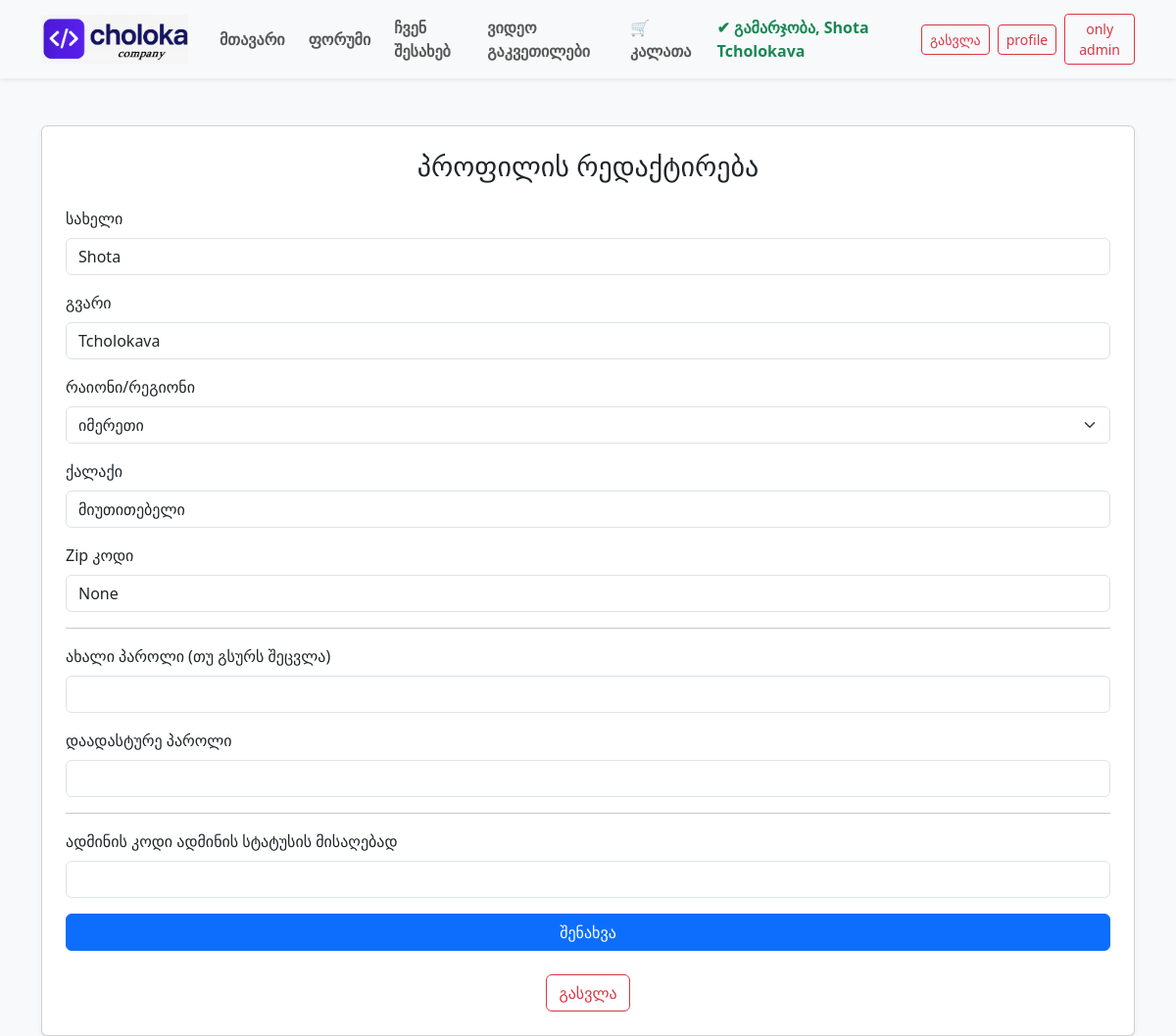
The app's page /profile (signed in) with its own data.
### app.py (models this page shows)
class User(db.Model):
    id = db.Column(db.Integer, primary_key=True)
    name = db.Column(db.String(100), nullable=False)
    surname = db.Column(db.String(100), nullable=False)
    email = db.Column(db.String(150), unique=True, nullable=False)
    city = db.Column(db.String(100), nullable=False)
    state = db.Column(db.String(50), nullable=False)
    zip_code = db.Column(db.String(20), nullable=True)
    password_hash = db.Column(db.String(200), nullable=False)
    is_admin = db.Column(db.Boolean, default=False)
    created_at = db.Column(db.DateTime, default=datetime.utcnow)

### app.py (the view, shortened to what this page needs)
@app.route('/profile', methods=['GET', 'POST'])
def profile():
    user_id = session.get('user_id')
    if not user_id:
        flash("გთხოვთ გაიარეთ ავტორიზაცია", "warning")
        return redirect(url_for('login', next=request.path))
    user = User.query.get(user_id)
    if not user:
        flash("მომხმარებელი ვერ მოიძებნა", "danger")
        return redirect(url_for('login'))
    return render_template('profile.html', user=user)

### templates/profile.html (shortened to what this page needs)
<!DOCTYPE html>
<html lang="ka">
<head>
  <link href="https://cdn.jsdelivr.net/npm/bootstrap@5.3.0/dist/css/bootstrap.min.css" rel="stylesheet">
  {% include 'base.html' %}
</head>
<body class="bg-light">
<div class="container mt-5">
  <div class="card shadow-sm p-4">
    <h3 class="mb-4 text-center">პროფილის რედაქტირება</h3>
    <form method="POST">
      <div class="mb-3">
        <label class="form-label">სახელი</label>
        <input type="text" name="name" class="form-control" value="{{ user.name | default('') }}" required>
      </div>
      <div class="mb-3">
        <label class="form-label">გვარი</label>
        <input type="text" name="surname" class="form-control" value="{{ user.surname | default('') }}" required>
      </div>
      <div class="mb-3">
        <label for="state" class="form-label">რაიონი/რეგიონი</label>
        <select id="state" class="form-select" name="state" required>
          {% set regions = ['იმერეთი', 'კახეთი', 'სამეგრელო', 'აფხაზეთი', 'გურია', 'სვანეთი', 'რაჭა', 'აჭარა', 'შიდა ქართლი', 'ქვემო ქართლი', 'სამცხე-ჯავახეთი'] %}
          {% for region in regions %}
            <option value="{{ region }}" {% if user.state == region %}selected{% endif %}>{{ region }}</option>
          {% endfor %}
        </select>
      </div>
      <div class="mb-3">
        <label class="form-label">ქალაქი</label>
        <input type="text" name="city" class="form-control" value="{{ user.city | default('') }}">
      </div>
      <div class="mb-3">
        <label class="form-label">Zip კოდი</label>
        <input type="text" name="zip_code" class="form-control" value="{{ user.zip_code | default('') }}">
      </div>
      <hr>
      <div class="mb-3">
        <label class="form-label">ახალი პაროლი (თუ გსურს შეცვლა)</label>
        <input type="password" name="new_password" class="form-control">
      </div>
      <div class="mb-3">
        <label class="form-label">დაადასტურე პაროლი</label>
        <input type="password" name="confirm_password" class="form-control">
      </div>
     <hr>
      <div class="mb-3">
    <label for="admin_code" class="form-label">ადმინის კოდი ადმინის სტატუსის მისაღებად</label>
    <input type="password" class="form-control" id="admin_code" name="admin_code">
      </div>
      <button type="submit" class="btn btn-primary w-100">შენახვა</button>
    </form>
    <div class="mt-4 text-center">
      <a href="{{ url_for('logout') }}" class="btn btn-outline-danger">გასვლა</a>
    </div>
  </div>
</div>
</body>
</html>

### templates/base.html (shortened to what this page needs)
<nav class="navbar navbar-expand-lg navbar-light bg-light shadow-sm sticky-top">
  <div class="container">
    <a class="navbar-brand d-flex align-items-center fw-bold" href="/">
      <img src="{{ url_for('static', filename='logo.png') }}" alt="logo" width="150" height="50" class="me-2">
    </a>
    <div class="collapse navbar-collapse justify-content-end" id="navbarMenu">
      <ul class="navbar-nav align-items-center gap-2">
        <li class="nav-item"><a class="nav-link fw-semibold" href="/form1">მთავარი</a></li>
        <li class="nav-item"><a class="nav-link fw-semibold" href="/forum">ფორუმი</a></li>
        <li class="nav-item"><a class="nav-link fw-semibold" href="/about">ჩვენ შესახებ</a></li>
        <li class="nav-item"><a class="nav-link fw-semibold" href="/lesse">ვიდეო გაკვეთილები</a></li>
        <li class="nav-item"><a class="nav-link fw-semibold" href="/KALATA">🛒 კალათა</a></li>
        {% if 'user_id' in session %}
          <li class="nav-item">
            <span class="nav-link text-success fw-bold">✔ გამარჯობა, {{ session['username'] }}{% if user is defined and user %} {{ user.surname }}{% endif %}</span>
          </li>
          <li class="nav-item"><a class="btn btn-outline-danger btn-sm" href="/logout">გასვლა</a></li>
          <li class="nav-item"><a class="btn btn-outline-danger btn-sm" href="/profile">profile</a></li>
        {% else %}
          <li class="nav-item"><a class="btn btn-outline-primary btn-sm" href="/register">რეგისტრაცია</a></li>
          <li class="nav-item"><a class="btn btn-primary btn-sm ms-1" href="/login">შესვლა</a></li>
        {% endif %}
        {% if 'is_admin' in session %}
       <li class="nav-item"><a class="btn btn-outline-danger btn-sm" href="/add/panel">only admin</a></li>
       {% endif %}
      </ul>
    </div>
  </div>
</nav>

### templates/base.html (style rules this page uses)
body { background-color: #f8fff9; font-family: 'Segoe UI', sans-serif; }

### records on screen
User: username "Shota", surname "Tcholokava", name "Shota", state "იმერეთი", city "მიუთითებელი", zip_code "None"
